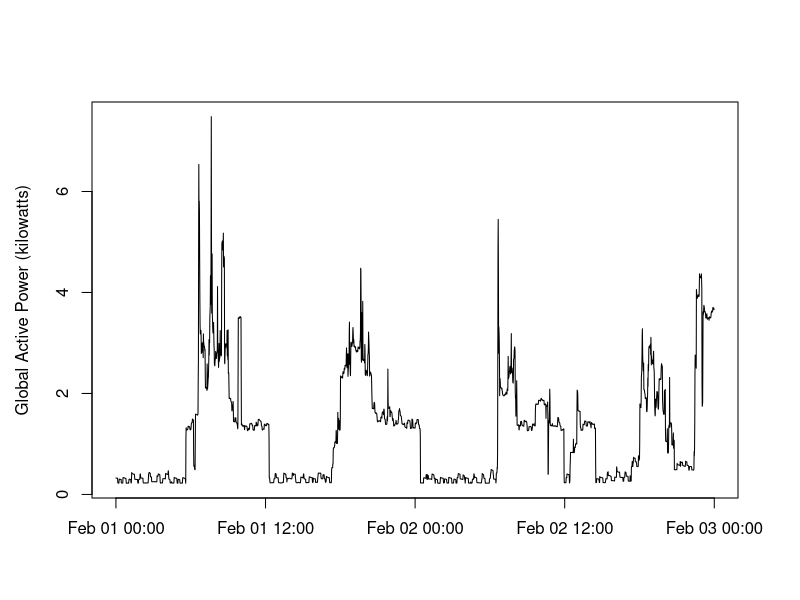

The R source for this figure:
#
# R program file plot2.R
#
# Data file "household_power_consumption_cleaned.txt",
# as generated by Cleaning_HPC.R
# must be located in the same directory
#
# This program reads
#   "household_power_consumption_cleaned.txt"
# and produces the 2nd plot
#
# read...
hpc<-read.csv("household_power_consumption_cleaned.txt",stringsAsFactors = FALSE)
hpc$datetime <- strptime(hpc$datetime,"%Y-%m-%d %T")    ## date needs to be converted to POSIXlt
# ... draw
par(mfrow = c(1,1), oma = c(0, 0.5, 1, 1))
plot(hpc$datetime,hpc$Global_active_power,type="l",ylab = "Global Active Power (kilowatts)", 
     xlab ="")
# ... copy to file
dev.copy(png, file = "plot2.png", width=480, height=480) ## 480 is the default anyway
# close it
dev.off()
